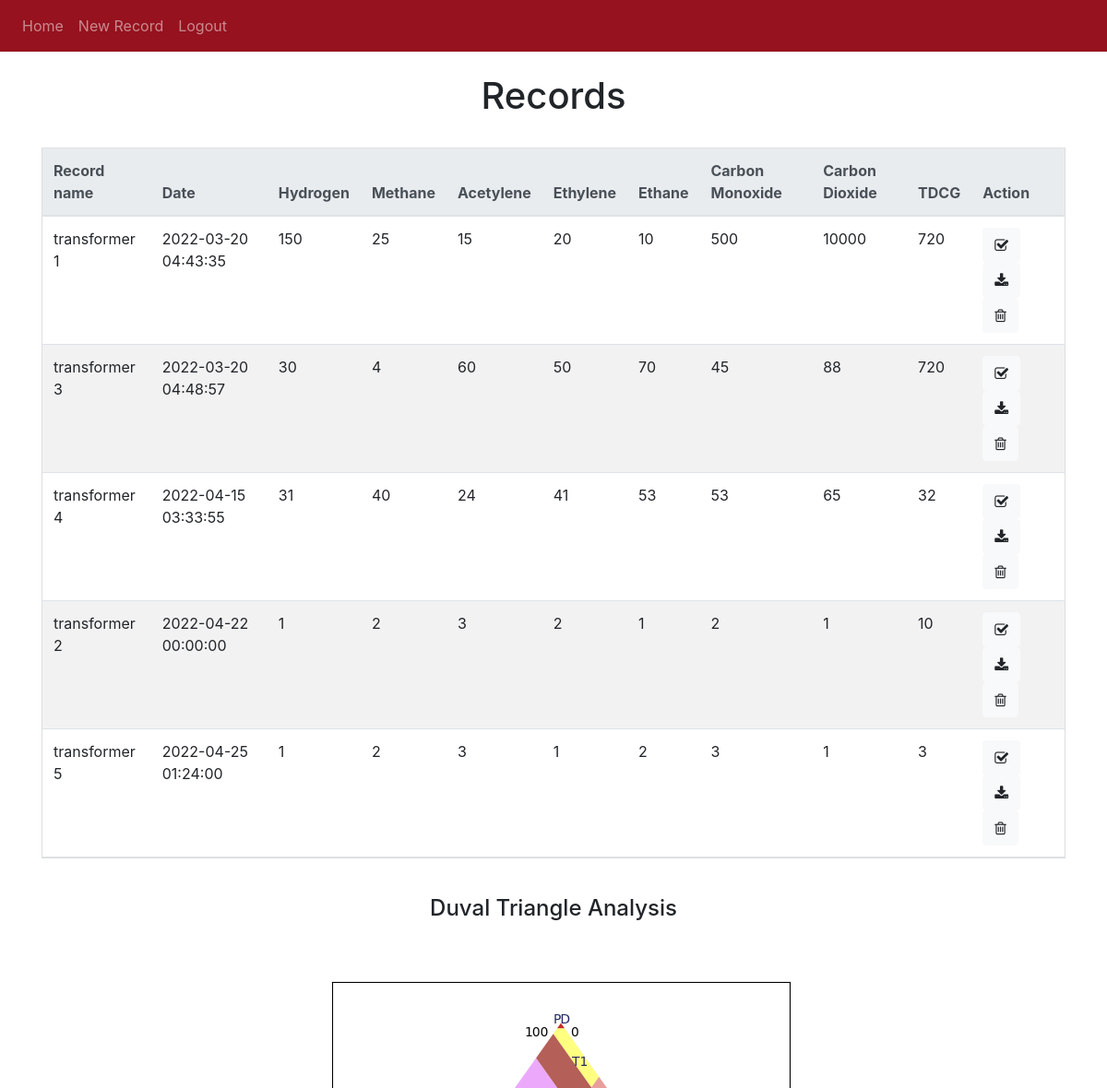
Page / (signed in, upper part) on the earlier database version.
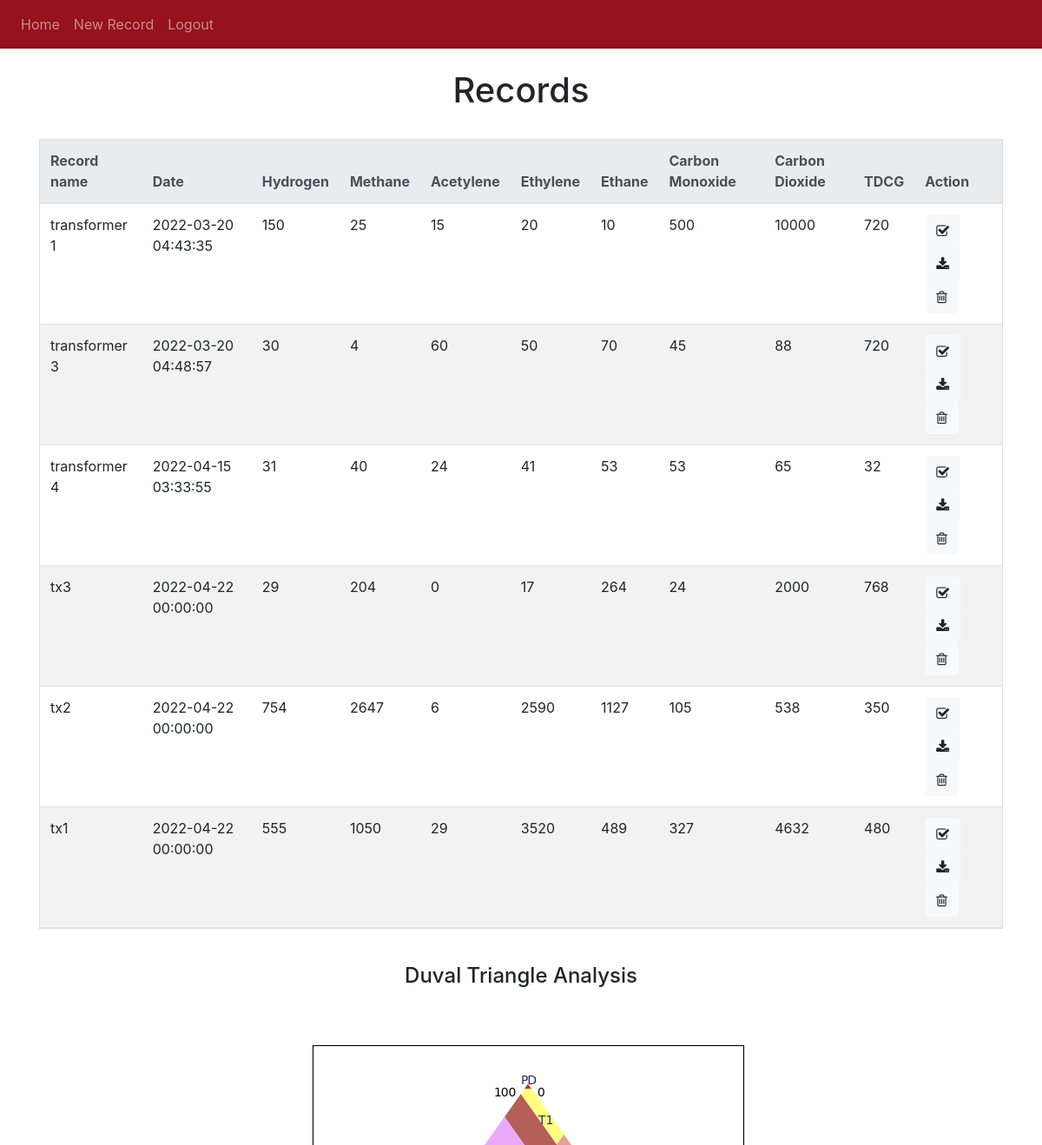
Same page on the later database version.
### website/models.py (models this page shows)
class Record(db.Model):
    id = db.Column(db.Integer, primary_key=True)
    name = db.Column(db.String(100))
    date = db.Column(db.DateTime)
    hydrogen = db.Column(db.Integer)
    methane = db.Column(db.Integer)
    acetylene = db.Column(db.Integer)
    ethylene = db.Column(db.Integer)
    ethane = db.Column(db.Integer)
    carbonmonoxide = db.Column(db.Integer)
    carbondioxide = db.Column(db.Integer)
    tdcg = db.Column(db.Integer)
    user_id = db.Column(db.Integer, db.ForeignKey('user.id'))

### website/views.py (the view)
@views.route('/', methods=['GET', 'POST'])
@login_required
def home():
    return render_template("home.html", user=current_user)

### website/__init__.py (called while the page is built)
def create_app():
    app = Flask(__name__)
    app.config['SECRET_KEY'] = 'password'
    app.config['SQLALCHEMY_DATABASE_URI'] = f'sqlite:///{DB_NAME}'
    db.init_app(app)
    from .views import views
    from .auth import auth
    app.register_blueprint(views, url_prefix='/')
    app.register_blueprint(auth, url_prefix='/')
    from .models import User, Note, Record
    create_database(app)
    login_manager = LoginManager()
    login_manager.login_view = 'auth.login'
    login_manager.init_app(app)
    @login_manager.user_loader
    def load_user(id):
        return User.query.get(int(id))
    return app

### website/templates/home.html (shortened to what this page needs)
{% extends "base.html" %} {% block title %}Home{% endblock %} {% block content
%}
<br />
<h1 align="center">Records</h1>
<br />
<div style="overflow-x:auto;">
<table class="table">
  <thead class="thead-light">
    <tr>
      <th scope="col">Record name</th>
      <th scope="col">Date</th>
      <th scope="col">Hydrogen</th>
      <th scope="col">Methane</th>
      <th scope="col">Acetylene</th>
      <th scope="col">Ethylene</th>
      <th scope="col">Ethane</th>
      <th scope="col">Carbon Monoxide</th>
      <th scope="col">Carbon Dioxide</th>
      <th scope="col">TDCG</th>
      <th scope="col">Action</th>
    </tr>
    <tbody>
      <ul class="list-group list-group-flush" id="records">
        {% for record in user.records %}
        <tr>
          <td>{{ record.name }}</td>
          <td>{{ record.date }}</td>
          <td>{{ record.hydrogen }}</td>
          <td>{{ record.methane }}</td>
          <td>{{ record.acetylene }}</td>
          <td>{{ record.ethylene }}</td>
          <td>{{ record.ethane }}</td>
          <td>{{ record.carbonmonoxide }}</td>
          <td>{{ record.carbondioxide }}</td>
          <td>{{ record.tdcg }}</td>
          <td>
            <button type="button" class="btn btn-light" onclick="startAnalyse({{ record.id }}, {{record.hydrogen}}, {{record.methane}}, {{record.acetylene}}, {{record.ethylene}}, {{record.ethane}}, {{record.carbonmonoxide}}, {{record.carbondioxide}})">
              <i aria-hidden="true" class="fa fa-solid fa-check-square-o"></i></button>
            <button type="button" class="btn btn-light" onclick=""><i class="fa fa-download"></i></button>
            <button type="button" class="btn btn-light" onclick="deleteRecord({{ record.id }})"><i aria-hidden="true" class="fa fa-trash-o"></i></button>
          </td>
        </tr>
        {% endfor %}
      </ul>
    </tbody>
  </thead>
</table>
</div>
<br />
<h4 align="center">Duval Triangle Analysis</h4>
<div class="text-center">
  <image src="{{ url_for('static', filename='images/dt1.png')}}" class="img-fluid rounded mx-auto d-block" alt="Responsive image"></image>
</div>
{% endblock %}

### website/templates/base.html (shortened to what this page needs)
<!DOCTYPE html>
<html>
  <head>
    <link
      rel="stylesheet"
      href="https://stackpath.bootstrapcdn.com/bootstrap/4.4.1/css/bootstrap.min.css"
    />
    <link
      rel="stylesheet"
      href="https://stackpath.bootstrapcdn.com/font-awesome/4.7.0/css/font-awesome.min.css"
    />
  </head>
  <body>
    <nav class="navbar navbar-expand-lg navbar-dark" style="background-color: #95121e;">
      <div class="collapse navbar-collapse" id="navbar">
        <div class="navbar-nav">
          {% if user.is_authenticated %}
          <a class="nav-item nav-link" id="home" href="/">Home</a>
          <a class="nav-item nav-link" id="records" href="/new-record">New Record</a>
          <a class="nav-item nav-link" id="logout" href="/logout">Logout</a>
          {% else %}
          <a class="nav-item nav-link" id="login" href="/login">Login</a>
          <a class="nav-item nav-link" id="signUp" href="/sign-up">Sign Up</a>
          {% endif %}
        </div>
      </div>
    </nav>
    <div class="container">{% block content %} {% endblock %}</div>
  </body>
</html>

### website/templates/base.html (style rules this page uses)
table { border-collapse: collapse; border-spacing: 0; width: 100%; border: 1px solid #ddd; }
th, td { text-align: left; padding: 16px; }
tr:nth-child(even) { background-color: #f2f2f2; }

Differences in the rows shown:
removed Record: name "transformer 2", date "2022-04-22 00:00:00", hydrogen "1", methane "2", acetylene "3", ethylene "2", ethane "1", carbonmonoxide "2", carbondioxide "1", tdcg "10"
removed Record: name "transformer 5", date "2022-04-25 01:24:00", hydrogen "1", methane "2", acetylene "3", ethylene "1", ethane "2", carbonmonoxide "3", carbondioxide "1", tdcg "3"
added Record: name "tx3", date "2022-04-22 00:00:00", hydrogen "29", methane "204", acetylene "0", ethylene "17", ethane "264", carbonmonoxide "24", carbondioxide "2000", tdcg "768"
added Record: name "tx2", date "2022-04-22 00:00:00", hydrogen "754", methane "2647", acetylene "6", ethylene "2590", ethane "1127", carbonmonoxide "105", carbondioxide "538", tdcg "350"
added Record: name "tx1", date "2022-04-22 00:00:00", hydrogen "555", methane "1050", acetylene "29", ethylene "3520", ethane "489", carbonmonoxide "327", carbondioxide "4632", tdcg "480"
